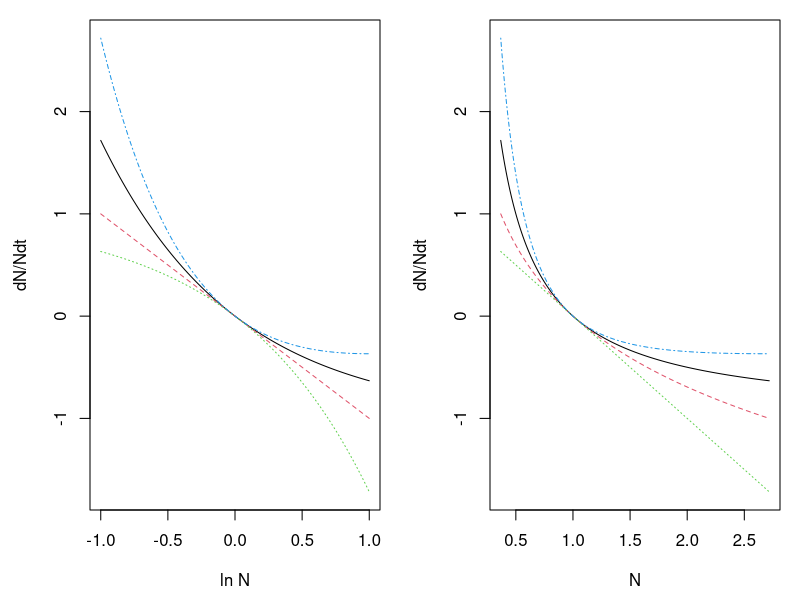
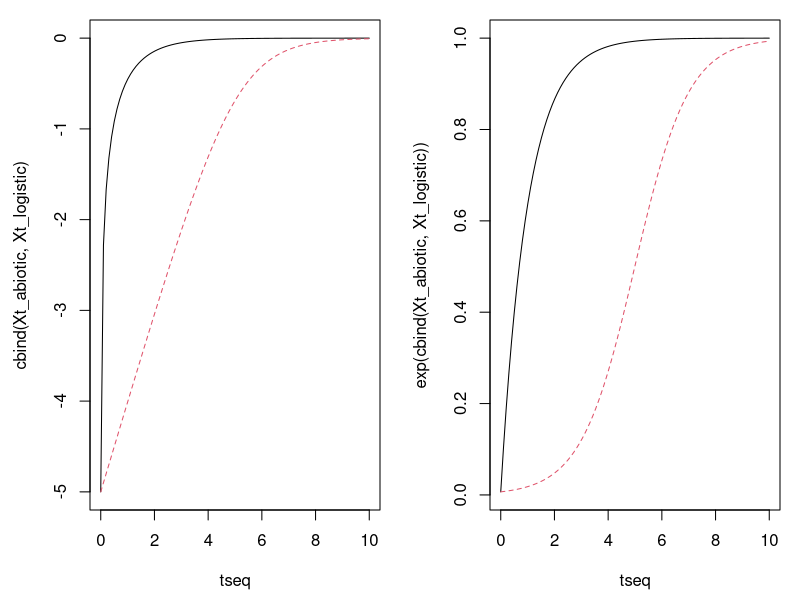

Write the R code that produced these figures, in order.
### Deriving different basic forms of density-dependence in population growth ###

r_abiotic <- function(X,v,k){
  N <- exp(X)
  K <- exp(k)
  1/N * v * (K - N)
}

r_gomp <- function(X,v,k){
  v * (k - X)
}

r_unknown <- function(X,v,k){
  N <- exp(X)
  1/N * v * (k - X)
}

r_logistic <- function(X,v,k){
  N <- exp(X)
  K <- exp(k)
  v * (K - N)
}

rflist <- list(r_abiotic, r_gomp, r_logistic, r_unknown)
Xseq <- seq(-1,1,length.out=100)
rmat <- sapply(rflist, mapply, Xseq, v=1, k=0)

par(mfrow=c(1,2),mar=c(4.5,4.5,1,1))
matplot(Xseq,rmat,type="l", xlab="ln N", ylab="dN/Ndt")
matplot(exp(Xseq),rmat,type="l", xlab="N", ylab="dN/Ndt")

# Temporal growth curves --------------------------------------------------

require(deSolve)
dlnNdt <- function(t,y,parms){
  with(parms,{
    X <- y[1]
    dX <- FUN(X,v,k)
    list(c(dX))
  })
}

tseq <- seq(0,10,length.out=100)
bparms <- c(v=1,k=0)
X0 <- c(X=-5)
parms_abiotic <- as.list(c(FUN=r_abiotic,bparms))
parms_logistic <- as.list(c(FUN=r_logistic,bparms))

Xt_abiotic <- ode(y=X0,times=tseq,func=dlnNdt,parms=parms_abiotic)[,"X"]
Xt_logistic <- ode(y=X0,times=tseq,func=dlnNdt,parms=parms_logistic)[,"X"]

matplot(tseq,cbind(Xt_abiotic,Xt_logistic),type="l")
matplot(tseq,exp(cbind(Xt_abiotic,Xt_logistic)),type="l")
